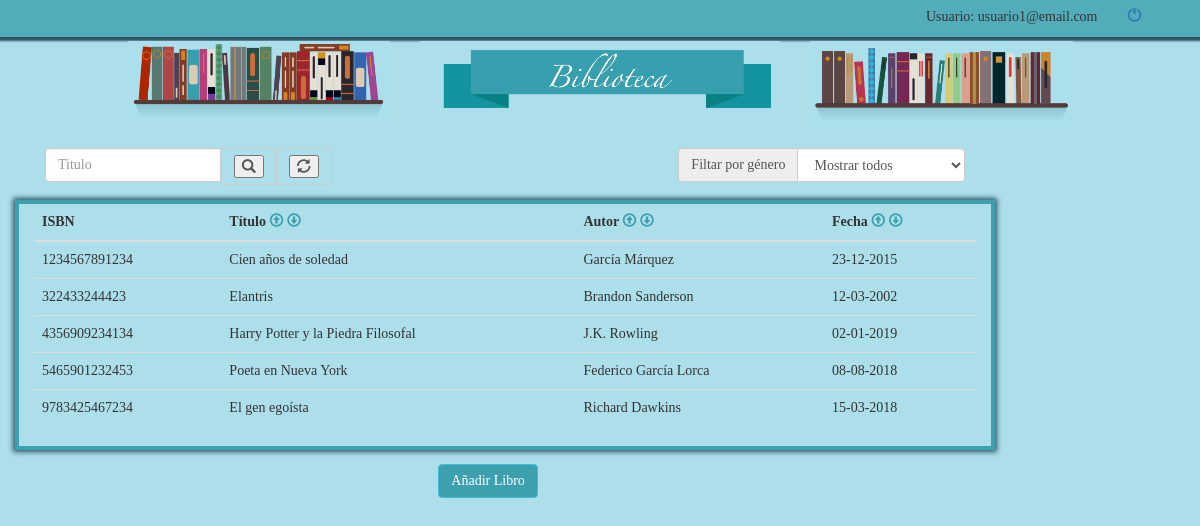
Page /index.php (signed in) on the committed database.
### tables this page shows
CREATE TABLE `libros` (
  `isbn` varchar(13) NOT NULL,
  `titulo` varchar(150) NOT NULL,
  `autor` varchar(100) NOT NULL,
  `fecha_alta` date NOT NULL,
  `editorial` varchar(100) NOT NULL,
  `genero` varchar(2) NOT NULL,
  `edicion` varchar(10) NOT NULL,
  `argumento` varchar(200) NOT NULL
);

### comprobarSesion.php (called while the page is built, shortened)
<?php
if(!isset($_SESSION["usuario"]))
	header("Location: login.php");
else {
	$usuario=$_SESSION["usuario"];
}
?>

### index.php (the view, shortened to what this page needs)
<?php
include_once "comprobarSesion.php";
?>
<!DOCTYPE html>
<html lang="es">
<?php
	include_once 'header.php';
?>
<?php
include_once 'conexion.php';
if(isset($_POST["titulo"])){
  $titulo= $_POST["titulo"];
  $orden="Select isbn, titulo, autor, DATE_FORMAT(fecha_alta,'%d-%m-%Y') as fecha_alta from libros where titulo like '%".$titulo."%'";
}
else{
  $orden= "Select isbn, titulo, autor, DATE_FORMAT(fecha_alta,'%d-%m-%Y') as fecha_alta from libros";
}
$resultado=$conn->query($orden);
?>
  <body>
	<main>
    <div class="row menuUsuario">
      <div class="col-xs-11 text-right">
        <p>Usuario: <?php echo $usuario ?></p>
      </div>
      <div class="col-xs-1"><a href="">
        <a  href='logout.php'><span class='glyphicon glyphicon-off'></span></a>
      </div>
    </div>
      <div class="container">
<?php
	include_once 'titulo.php';
?>
        <div class="row">
        	<div class="col-xs-10 col-xs-offset-1 text-center">
       		</div>
       	</div>
          <form class="form col-xs-10" action="index.php" method="post">
          <div class="row">
             <div class="form-group col-xs-6 col-md-4">
                <div class="input-group">
                  <input type="text" class="form-control" placeholder="Titulo" aria-describedby="buscar" name="titulo">
                    <span class="fondo-azul input-group-addon" id="buscar">
                      <button type="submit">
                          <span class='glyphicon glyphicon-search'></span>
                      </button>
                    </span>
                    <span class="fondo-azul input-group-addon" id="reiniciar">
                      <form action="index.php" method="post">
                        <button type="submit">
                          <span class='glyphicon glyphicon-refresh'></span>
                       </button>
                    </form>
                    </span>
                </div>
             </div>
             <div class='form-group col-xs-6 col-md-4 pull-right'>
                <div class="input-group">
                <span class="input-group-addon" id="addon-genero">Filtar por género</span>
                  <select class="form-control" id="genero" name="genero" aria-describedby="addon-genero"
                  onchange="this.form.submit()">
                 <?php
                  echo "<option value='0'>Mostrar todos</option>";
                 ?>
                  </select>
                 </div>
              </div>
        <div class="row">
        	<div class="col-xs-12 mostrar">
        	<?php
	  	      	if (isset($resultado->num_rows) > 0) {
	  	      	echo
	  	      	"<table class='table' id='tablaLibros'>
                <thead>
                  <tr>
                    <th>ISBN</th>
                    <th>Título
                    <a href='index.php?orden=t&tipo=asc'><span class='glyphicon glyphicon-upload'></span></a>
                    <a href='index.php?orden=t&tipo=des'><span class='glyphicon glyphicon-download'></span></a></th>
                    </th>
                    <th>Autor
                    <a href='index.php?orden=a&tipo=asc'><span class='glyphicon glyphicon-upload'></span></a>
                    <a href='index.php?orden=a&tipo=des'><span class='glyphicon glyphicon-download'></span></a></th>
                    <th>Fecha
                    <a href='index.php?orden=f&tipo=asc'><span class='glyphicon glyphicon-upload'></span></a>
                    <a href='index.php?orden=f&tipo=des'><span class='glyphicon glyphicon-download'></span></a></th>
                </thead>";
	   			while($fila = $resultado->fetch_assoc()) {
	        	echo
	        	"<tr>".
	        	"<td>".$fila["isbn"]. "</td>
	        	 <td>" .$fila["titulo"]."</td>
             <td>".$fila["autor"]."</td>
             <td>".$fila["fecha_alta"]."</td>";
	        	echo "</tr>";
	    		}
	    		echo "</table>";
				} else {
	    			echo "0 results";
				}
        	?>
        	</div>
        </div>
        <div class="row">
        	<div class="col-xs-4 col-xs-offset-5">
        	<a class="btn btn-info btn-large" name="anadirLibro"
        	href="fichaLibro.php?mod=n">Añadir Libro</a>
        	</div>
        </div>
       </div>
    </main>
  </body>
<?php
	include_once 'footer.php';
?>

### header.php (shortened to what this page needs)
<head>
  <link href="css/bootstrap.min.css" rel="stylesheet"/>
  <link href="css/estilos.css" rel="stylesheet"/>
</head>

### titulo.php
<div class="row"><a href="index.php">
      <div class="col-xs-3 col-xs-offset-1">
      	<img class="img-responsive" src="img/librosSup.png">
      </div>
      <div class="col-xs-4">
      	<img class="img-responsive" src="img/biblioteca.jpg">
      </div>
      <div class="col-xs-3">
      	<img class="img-responsive" src="img/librosInf.png">
      </div>
</a>
</div>

### footer.php (shortened to what this page needs)
    <footer>
    	<br>
    </footer>
</html>

### css/estilos.css (style rules this page uses)
body { background-color: rgb(173, 223, 235); font-family: serif; }
.menuUsuario { padding-top: 0.5em; background-color: rgba(60, 160, 174, 0.8) !important; margin-bottom: 0.3em; box-shadow: 2px 2px 2px 2px rgba(44, 85, 97,1); }
.btn-info { background-color: rgb(60, 160, 174) !important; }
.glyphicon-upload { color: rgb(60, 160, 174) !important; }
.glyphicon-download { color: rgb(60, 160, 174) !important; }
.fondo-azul { background-color: transparent !important; }
.mostrar { border-style: solid; border-width: 0.3em; box-shadow: 0px 0px 5px 2px rgba(44, 85, 97,1); border-color: rgba(60, 160, 174); margin-bottom: 1em; }

### rows in the picture
libros: isbn "1234567891234", titulo "Cien años de soledad", autor "García Márquez", fecha_alta "23-12-2015"
libros: isbn "322433244423", titulo "Elantris", autor "Brandon Sanderson", fecha_alta "12-03-2002"
libros: isbn "4356909234134", titulo "Harry Potter y la Piedra Filosofal", autor "J.K. Rowling", fecha_alta "02-01-2019"
libros: isbn "5465901232453", titulo "Poeta en Nueva York", autor "Federico García Lorca", fecha_alta "08-08-2018"
libros: isbn "9783425467234", titulo "El gen egoísta", autor "Richard Dawkins", fecha_alta "15-03-2018"

### other values in the picture
$usuario "usuario1@email.com"
